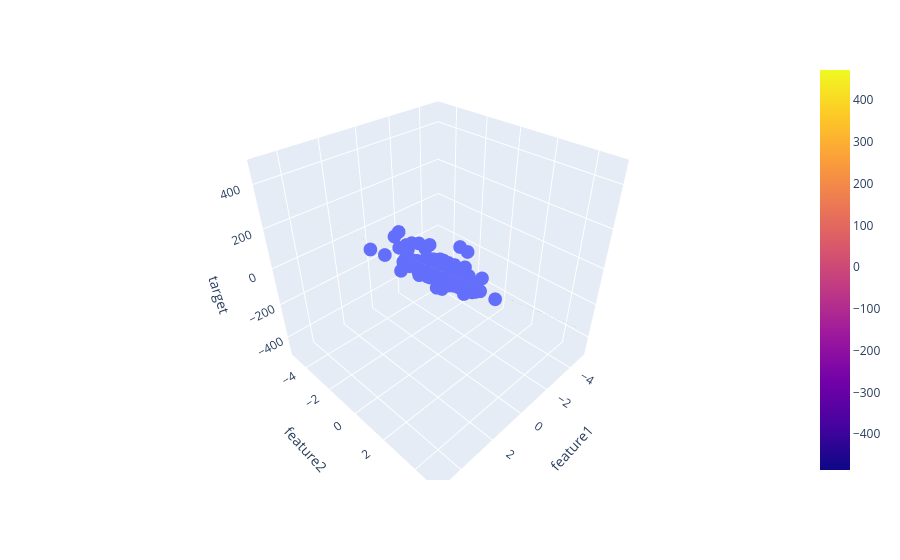

The notebook cell this image was saved under:
### Code cell
fig = px.scatter_3d(df, x='feature1', y='feature2', z='target')
fig.add_trace(go.Surface(x = x, y = y, z =z))
fig.show()
